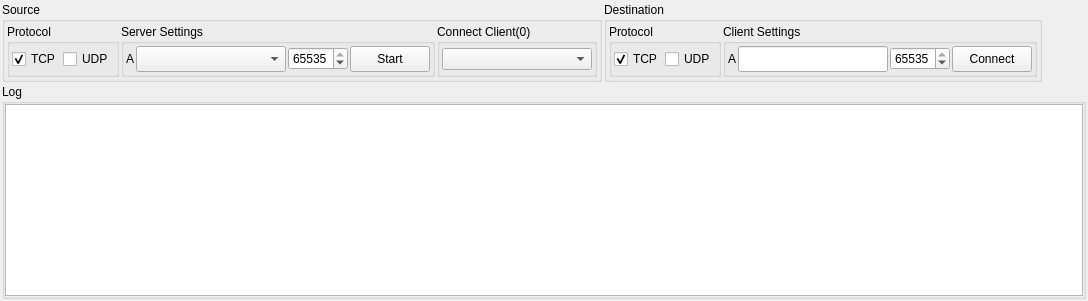
     <widget class="QWidget" name="Repeater">
      <attribute name="title">
       <string>Socket Forwarding </string>
      </attribute>
      <layout class="QGridLayout" name="gridLayout_19">
       <property name="leftMargin">
        <number>2</number>
       </property>
       <property name="topMargin">
        <number>2</number>
       </property>
       <property name="rightMargin">
        <number>2</number>
       </property>
       <property name="bottomMargin">
        <number>2</number>
       </property>
       <property name="spacing">
        <number>2</number>
       </property>
       <item row="0" column="0">
        <widget class="QGroupBox" name="groupBox_11">
         <property name="title">
          <string>Source</string>
         </property>
         <layout class="QGridLayout" name="gridLayout_17" rowstretch="0">
          <property name="leftMargin">
           <number>2</number>
          </property>
          <property name="topMargin">
           <number>2</number>
          </property>
          <property name="rightMargin">
           <number>2</number>
          </property>
          <property name="bottomMargin">
           <number>2</number>
          </property>
          <property name="spacing">
           <number>2</number>
          </property>
          <item row="0" column="0">
           <widget class="QGroupBox" name="groupBox_13">
            <property name="title">
             <string>Protocol</string>
            </property>
            <layout class="QGridLayout" name="gridLayout_14">
             <property name="leftMargin">
              <number>2</number>
             </property>
             <property name="topMargin">
              <number>2</number>
             </property>
             <property name="rightMargin">
              <number>2</number>
             </property>
             <property name="bottomMargin">
              <number>2</number>
             </property>
             <property name="spacing">
              <number>2</number>
             </property>
             <item row="0" column="1">
              <widget class="QCheckBox" name="checkBox_RepeaterUDP_Src">
               <property name="minimumSize">
                <size>
                 <width>0</width>
                 <height>26</height>
                </size>
               </property>
               <property name="maximumSize">
                <size>
                 <width>16777215</width>
                 <height>26</height>
                </size>
               </property>
               <property name="text">
                <string>UDP</string>
               </property>
              </widget>
             </item>
             <item row="0" column="0">
              <widget class="QCheckBox" name="checkBox_RepeaterTCP_Src">
               <property name="minimumSize">
                <size>
                 <width>0</width>
                 <height>26</height>
                </size>
               </property>
               <property name="maximumSize">
                <size>
                 <width>16777215</width>
                 <height>26</height>
                </size>
               </property>
               <property name="text">
                <string>TCP</string>
               </property>
               <property name="checked">
                <bool>true</bool>
               </property>
              </widget>
             </item>
            </layout>
           </widget>
          </item>
          <item row="0" column="1">
           <widget class="QGroupBox" name="groupBox_15">
            <property name="title">
             <string>Server Settings</string>
            </property>
            <layout class="QGridLayout" name="gridLayout_16">
             <property name="leftMargin">
              <number>2</number>
             </property>
             <property name="topMargin">
              <number>2</number>
             </property>
             <property name="rightMargin">
              <number>2</number>
             </property>
             <property name="bottomMargin">
              <number>2</number>
             </property>
             <property name="spacing">
              <number>2</number>
             </property>
             <item row="0" column="3">
              <widget class="QPushButton" name="pushButton_Repeater_Src_Server_Start">
               <property name="minimumSize">
                <size>
                 <width>80</width>
                 <height>26</height>
                </size>
               </property>
               <property name="maximumSize">
                <size>
                 <width>80</width>
                 <height>26</height>
                </size>
               </property>
               <property name="text">
                <string>Start</string>
               </property>
              </widget>
             </item>
             <item row="0" column="1">
              <widget class="QComboBox" name="comboBox_Repeater_Src_Server">
               <property name="sizePolicy">
                <sizepolicy hsizetype="Preferred" vsizetype="Fixed">
                 <horstretch>0</horstretch>
                 <verstretch>0</verstretch>
                </sizepolicy>
               </property>
               <property name="minimumSize">
                <size>
                 <width>150</width>
                 <height>0</height>
                </size>
               </property>
               <property name="maximumSize">
                <size>
                 <width>150</width>
                 <height>26</height>
                </size>
               </property>
              </widget>
             </item>
             <item row="0" column="2">
              <widget class="QSpinBox" name="spinBox_Repeater_Src_Server_Port">
               <property name="minimumSize">
                <size>
                 <width>60</width>
                 <height>0</height>
                </size>
               </property>
               <property name="maximumSize">
                <size>
                 <width>60</width>
                 <height>16777215</height>
                </size>
               </property>
               <property name="maximum">
                <number>65535</number>
               </property>
               <property name="value">
                <number>65535</number>
               </property>
              </widget>
             </item>
             <item row="0" column="0">
              <widget class="QLabel" name="label_5">
               <property name="sizePolicy">
                <sizepolicy hsizetype="Maximum" vsizetype="Preferred">
                 <horstretch>0</horstretch>
                 <verstretch>0</verstretch>
                </sizepolicy>
               </property>
               <property name="text">
                <string>A</string>
               </property>
              </widget>
             </item>
            </layout>
           </widget>
          </item>
          <item row="0" column="2">
           <widget class="QGroupBox" name="groupBox_17">
            <property name="title">
             <string>Connect Client(0)</string>
            </property>
            <layout class="QGridLayout" name="gridLayout_24">
             <property name="leftMargin">
              <number>2</number>
             </property>
             <property name="topMargin">
              <number>2</number>
             </property>
             <property name="rightMargin">
              <number>2</number>
             </property>
             <property name="bottomMargin">
              <number>2</number>
             </property>
             <property name="spacing">
              <number>2</number>
             </property>
             <item row="0" column="0">
              <widget class="QComboBox" name="comboBox_Repeeater_Clients">
               <property name="minimumSize">
                <size>
                 <width>150</width>
                 <height>0</height>
                </size>
               </property>
              </widget>
             </item>
            </layout>
           </widget>
          </item>
         </layout>
        </widget>
       </item>
       <item row="0" column="3">
        <spacer name="horizontalSpacer">
         <property name="orientation">
          <enum>Qt::Horizontal</enum>
         </property>
         <property name="sizeHint" stdset="0">
          <size>
           <width>40</width>
           <height>20</height>
          </size>
         </property>
        </spacer>
       </item>
       <item row="1" column="0" colspan="4">
        <widget class="QGroupBox" name="groupBox_12">
         <property name="title">
          <string>Log</string>
         </property>
         <layout class="QGridLayout" name="gridLayout_15">
          <property name="leftMargin">
           <number>0</number>
          </property>
          <property name="topMargin">
           <number>0</number>
          </property>
          <property name="rightMargin">
           <number>0</number>
          </property>
          <property name="bottomMargin">
           <number>0</number>
          </property>
          <property name="spacing">
           <number>0</number>
          </property>
          <item row="0" column="0">
           <widget class="QTreeWidget" name="treeWidget_Repeater_Log">
            <attribute name="headerVisible">
             <bool>false</bool>
            </attribute>
            <column>
             <property name="text">
              <string notr="true">内容</string>
             </property>
            </column>
           </widget>
          </item>
         </layout>
        </widget>
       </item>
       <item row="0" column="1">
        <widget class="QGroupBox" name="groupBox_16">
         <property name="title">
          <string>Destination</string>
         </property>
         <layout class="QGridLayout" name="gridLayout_18">
          <property name="leftMargin">
           <number>2</number>
          </property>
          <property name="topMargin">
           <number>2</number>
          </property>
          <property name="rightMargin">
           <number>2</number>
          </property>
          <property name="bottomMargin">
           <number>2</number>
          </property>
          <property name="spacing">
           <number>2</number>
          </property>
          <item row="0" column="0">
           <widget class="QGroupBox" name="groupBox_18">
            <property name="title">
             <string>Protocol</string>
            </property>
            <layout class="QGridLayout" name="gridLayout_20">
             <property name="leftMargin">
              <number>2</number>
             </property>
             <property name="topMargin">
              <number>2</number>
             </property>
             <property name="rightMargin">
              <number>2</number>
             </property>
             <property name="bottomMargin">
              <number>2</number>
             </property>
             <property name="spacing">
              <number>2</number>
             </property>
             <item row="0" column="0">
              <widget class="QCheckBox" name="checkBox_RepeaterTCP_Des">
               <property name="minimumSize">
                <size>
                 <width>0</width>
                 <height>26</height>
                </size>
               </property>
               <property name="maximumSize">
                <size>
                 <width>16777215</width>
                 <height>26</height>
                </size>
               </property>
               <property name="text">
                <string>TCP</string>
               </property>
               <property name="checked">
                <bool>true</bool>
               </property>
              </widget>
             </item>
             <item row="0" column="1">
              <widget class="QCheckBox" name="checkBox_RepeaterUDP_Des">
               <property name="minimumSize">
                <size>
                 <width>0</width>
                 <height>26</height>
                </size>
               </property>
               <property name="maximumSize">
                <size>
                 <width>16777215</width>
                 <height>26</height>
                </size>
               </property>
               <property name="text">
                <string>UDP</string>
               </property>
              </widget>
             </item>
            </layout>
           </widget>
          </item>
          <item row="0" column="1">
           <widget class="QGroupBox" name="groupBox_19">
            <property name="title">
             <string>Client Settings</string>
            </property>
            <layout class="QGridLayout" name="gridLayout_21">
             <property name="leftMargin">
              <number>2</number>
             </property>
             <property name="topMargin">
              <number>2</number>
             </property>
             <property name="rightMargin">
              <number>2</number>
             </property>
             <property name="bottomMargin">
              <number>2</number>
             </property>
             <property name="spacing">
              <number>2</number>
             </property>
             <item row="0" column="2">
              <widget class="QSpinBox" name="spinBox_Repeater_Des_Server_Port">
               <property name="minimumSize">
                <size>
                 <width>60</width>
                 <height>0</height>
                </size>
               </property>
               <property name="maximumSize">
                <size>
                 <width>60</width>
                 <height>16777215</height>
                </size>
               </property>
               <property name="maximum">
                <number>65535</number>
               </property>
               <property name="value">
                <number>65535</number>
               </property>
              </widget>
             </item>
             <item row="0" column="0">
              <widget class="QLabel" name="label_7">
               <property name="text">
                <string>A</string>
               </property>
              </widget>
             </item>
             <item row="0" column="1">
              <widget class="QLineEdit" name="lineEdit_Repeater_Des_Client">
               <property name="minimumSize">
                <size>
                 <width>150</width>
                 <height>26</height>
                </size>
               </property>
               <property name="maximumSize">
                <size>
                 <width>16777215</width>
                 <height>26</height>
                </size>
               </property>
              </widget>
             </item>
             <item row="0" column="4">
              <widget class="QPushButton" name="pushButton_Repeater_Des_Client_Start">
               <property name="minimumSize">
                <size>
                 <width>80</width>
                 <height>26</height>
                </size>
               </property>
               <property name="maximumSize">
                <size>
                 <width>80</width>
                 <height>26</height>
                </size>
               </property>
               <property name="text">
                <string>Connect</string>
               </property>
              </widget>
             </item>
            </layout>
           </widget>
          </item>
         </layout>
        </widget>
       </item>
      </layout>
     </widget>
